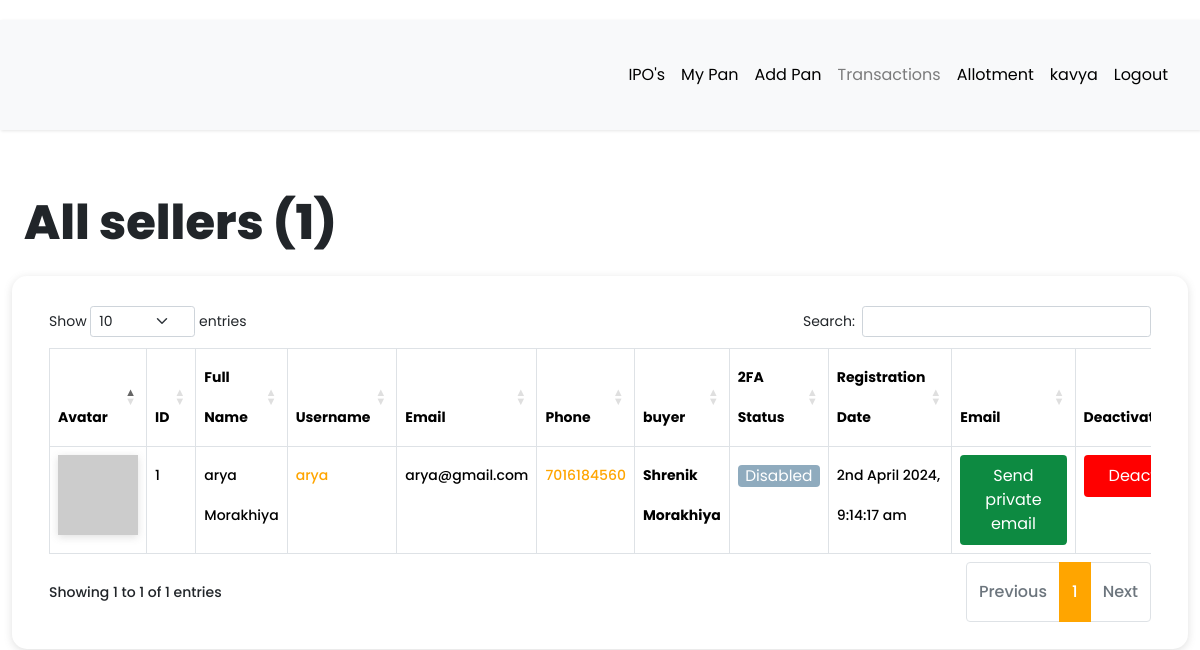
Screenshot of /dashboard/all-sellers (signed in) with the database file from the repository.
### app/models.py (models this page shows, shortened)
class User(db.Model, UserMixin):
    __tablename__ = "user"
    id = db.Column(db.Integer, primary_key=True)
    first_name = db.Column(db.String(64), index=True, default="First Name", nullable=False)
    last_name = db.Column(db.String(64), index=True, default="Last Name", nullable=False)
    username = db.Column(db.String(64), index=True, unique=True, nullable=False)
    email = db.Column(db.String(128), index=True, unique=True, nullable=False)
    password_hash = db.Column(db.String(128))
    confirm_password = db.Column(db.String(128))
    phone_number = db.Column(db.String(20), default="7016184560", nullable=False)
    verification_phone = db.Column(db.String(20))
    active = db.Column(db.Boolean, nullable=False, default=True)
    delete_account = db.Column(db.Boolean, default=False)
    registered_at = db.Column(db.DateTime, default=datetime.utcnow, nullable=False)
    emails = db.relationship("Email", backref="author", lazy="dynamic")
    type = db.Column(db.String(64))
    __mapper_args__ = {"polymorphic_identity": "user", "polymorphic_on": "type"}
    def two_factor_enabled(self):
        return self.verification_phone is not None
    @property
    def is_active(self):
        return self.active
    def avatar(self, size):
        digest = md5(self.email.lower().encode("utf-8")).hexdigest()
        return f"https://www.gravatar.com/avatar/{digest}?d=identicon&s={size}"

class Seller(User):
    __tablename__ = "seller"
    id = db.Column(
        db.Integer,
        db.ForeignKey("user.id", ondelete="CASCADE", name="fk_seller_user_id"),  # Explicit FK name
        primary_key=True
    )
    current_residence = db.Column(db.String(64), default="Ahmedabad, Gujarat")
    buyer_id = db.Column(db.Integer, db.ForeignKey("buyer.id", ondelete="CASCADE"))
    buyer = db.relationship(
        "Buyer", backref="buyer", foreign_keys=[buyer_id], passive_deletes=True
    )
    __mapper_args__ = {"polymorphic_identity": "seller", "polymorphic_load": "inline"}

### app/routes.py (the view, shortened to what this page needs)
@app.route("/dashboard/all-sellers")
@login_required
def all_sellers():
    if current_user.type == "admin":
        sellers = Seller.query.all()
        all_registered_sellers = len(sellers)
        return render_template(
            "seller/all_sellers.html",
            title="All sellers",
            sellers=sellers,
            all_registered_sellers=all_registered_sellers,
        )
    else:
        return flash_message()

### app/models.py (called while the page is built)
@login.user_loader
def load_user(id):
    return User.query.get(int(id))

### app/templates/seller/all_sellers.html (shortened to what this page needs)
{% extends 'base.html' %}
{% block current_user_content %}
    <div class="container-fluid content">
        <div class="row">
            <div class="col-md-12">
                <h1 class="mt-4 mb-4">{{ title }} ({{ all_registered_sellers }})</h1>
            </div>
        </div>
        <div class="row users">
            <div class="col-md-12">
                <div class="table-responsive">
                    <table id="data" class="table table-hover table-bordered">
                        <thead>
                            <tr>
                                <th>Avatar</th>
                                <th>ID</th>
                                <th>Full Name</th>
                                <th>Username</th>
                                <th>Email</th>
                                <th>Phone</th>
                                <th>buyer</th>
                                <th>2FA Status</th>
                                <th>Registration Date</th>
                                <th>Email</th>
                                {% if current_user.type == 'admin' %}
                                    <th>Deactivate</th>
                                {% endif %}
                            </tr>
                        </thead>
                        <tbody>
                            {% for seller in sellers %}
                                <tr>
                                    <td><img src="{{ seller.avatar(25) }}"></td>
                                    <td>{{ loop.index }}</td>
                                    <td>{{ seller.first_name }} {{ seller.last_name }}</td>
                                    <td> <a href="{{ url_for('all_transaction',seller_id = seller.id) }}">{{ seller.username }}</a></td>
                                    <td>{{ seller.email }}</td>
                                    <td><a href="https://wa.me/{{ seller.phone_number | replace('+', '') }}?text=Hello%20From%20somaSOMA" target="_blank">{{ seller.phone_number }}</a></td>
                                    <td><strong>{{ seller.buyer.first_name }} {{ seller.buyer.last_name }}</strong></td>
                                    {% if seller.two_factor_enabled() %}
                                        <td><span class="label label-info"> Enabled </span></td>
                                    {% else %}
                                        <td><span class="label label-info"> Disabled </span></td>
                                    {% endif %}
                                    <td>{{ moment(seller.registered_at).format('Do MMMM YYYY, h:mm:ss a') }}</td>
                                    <td>
                                        {% if seller.email == current_user.email %}
                                            <a
                                                href=" {{ url_for('compose_direct_email_to_seller', email=seller.email) }} "
                                                class="btn link_disabled"
                                                style="background-color: #0d8a41; color: white;">
                                                Send Private Email
                                            </a>
                                        {% else %}
                                            <a
                                                href=" {{ url_for('compose_direct_email_to_seller', email=seller.email) }} "
                                                class="btn"
                                                style="background-color: #0d8a41; color: white;">
                                                    Send private email
                                            </a>
                                        {% endif %}
                                    </td>
                                    {% if current_user.type == 'admin' %}
                                        <td>
                                            {% if seller.active == True %}
                                                {% if current_user.username == seller.username %}
                                                    <button style="background-color: red; color: white;" class="btn" data-bs-toggle="modal" data-bs-target="#adminModalCenter">
                                                        Deactivate
                                                    </button>
                                                    <div class="modal fade" id="sellerModalCenter" tabindex="-1" role="dialog" aria-labelledby="sellerModalCenterTitle" aria-hidden="true">
                                                        <div class="modal-dialog modal-dialog-centered" role="document">
                                                            <div class="modal-content">
                                                                <div class="modal-header">
                                                                <h3 class="modal-title" id="sellerModalLongTitle">Are You Sure?</h3>
                                                                <button type="button" class="close" data-bs-dismiss="modal" aria-label="Close">
                                                                    <span aria-hidden="true">&times;</span>
                                                                </button>
                                                                </div>
                                                                <div class="modal-body">
                                                                <p>
                                                                    This action is not permanent. It can be reversed. <br><br>
                                                                    <a
                                                                        href=" {{ url_for('deactivate_seller', username=seller.username) }} "
                                                                        class="btn link_disabled"
                                                                        style="background-color: red; color: white;">
                                                                            Deactivate seller
                                                                    </a>
                                                                </p>
                                                                </div>
                                                                <div class="modal-footer">
                                                                <button type="button" class="btn btn-secondary" data-bs-dismiss="modal">Close</button>
                                                                </div>
                                                            </div>
                                                        </div>
                                                    </div>
                                                {% else %}
                                                    <button style="background-color: red; color: white;" class="btn" data-bs-toggle="modal" data-bs-target="#seller2ModalCenter">
                                                        Deactivate
                                                    </button>
                                                {% endif %}
                                            {% endif %}
                                        </td>
                                    {% endif %}
                                </tr>
                            {% endfor %}
                        </tbody>
                    </table>
                </div>
            </div>
        </div>
    </div>
{% endblock %}

### app/templates/base.html (shortened to what this page needs)
<!DOCTYPE html>
<html lang="eng">
<head>
  <link rel="stylesheet" href="https://cdnjs.cloudflare.com/ajax/libs/intl-tel-input/16.0.4/css/intlTelInput.css">
  <link rel="stylesheet" type="text/css" href="https://cdn.datatables.net/1.10.25/css/dataTables.bootstrap5.css">
  <link rel="stylesheet" href="../static/css/navbar.css">
  {% if current_user.is_authenticated %}
  <link rel="stylesheet" type="text/css" href="{{ url_for('static', filename='css/custom_current_user.css') }}"
    alt="52 Not available at this momoent">
  <link href="https://cdn.jsdelivr.net/npm/bootstrap@5.3.3/dist/css/bootstrap.min.css" rel="stylesheet"
>
  <link rel="stylesheet" href="../static/css/main.css">
  <link rel="stylesheet"
    href="https://cdnjs.cloudflare.com/ajax/libs/malihu-custom-scrollbar-plugin/3.1.5/jquery.mCustomScrollbar.min.css">
  {% endif %}
</head>
<body>
    {% if current_user.is_authenticated %}
    {% if current_user.is_active %}
    <div class="wrapper">
      <div id="content">
        <nav class="navbar navbar-expand-lg navbar-light bg-light">
          <div class="container-fluid">
            <div class="collapse navbar-collapse" id="navbarSupportedContent">
              <ul class="nav navbar-nav ms-auto">
                <li class="nav-item">
                  <a class="nav-link {{ 'link_disabled' if request.endpoint == 'view_product' else '' }}"
                    href="{{ url_for('view_product') }}" alt="459 Not available at this moment">IPO's</a>
                </li>
                <li class="nav-item">
                  <a class="nav-link {{ 'link_disabled' if request.endpoint == 'all_pan' else '' }}"
                    href="{{ url_for('all_pan') }}" alt="459 Not available at this moment">My Pan</a>
                </li>
                <li class="nav-item">
                  <a class="nav-link {{ 'link_disabled' if request.endpoint == 'add_pan' else '' }}"
                    href="{{ url_for('add_pan') }}" alt="459 Not available at this moment">Add Pan</a>
                </li>
                {% if current_user.type == "admin" or current_user.type == "buyer" %}
                <li class="nav-item">
                  <a class="nav-link {{ 'link_disabled' if request.endpoint == 'all_sellers' else '' }}"
                    href="{{ url_for('all_sellers') }}" alt="459 Not available at this moment">Transactions</a>
                </li>
                {% else %}
                <li class="nav-item">
                  <a class="nav-link {{ 'link_disabled' if request.endpoint == 'all_transaction' else '' }}"
                    href="{{ url_for('all_transaction') }}" alt="459 Not available at this moment">Transactions</a>
                </li>
                {% endif %}
                <li class="nav-item">
                  <a class="nav-link {{ 'link_disabled' if request.endpoint == 'checking_allotment' else '' }}"
                    href="{{ url_for('checking_allotment') }}" alt="459 Not available at this moment">Allotment</a>
                </li>
                <li class="nav-item ">
                  <a class="nav-link {{ 'link_disabled' if request.endpoint == 'dashboard' else '' }}"
                    href="{{ url_for('dashboard') }}" alt="459 Not available at this moment">{{ current_user.username
                    }}</a>
                </li>
                <li class="nav-item">
                  <a class="nav-link {{ 'link_disabled' if request.endpoint == 'logout' else '' }}"
                    href="{{ url_for('logout') }}" alt="459 Not available at this moment">Logout</a>
                </li>
              </ul>
            </div>
          </div>
        </nav>
        {% block current_user_content %}
        {% endblock %}
      </div>
    </div>
    {% endif %}
    {% endif %}
</body>
</html>

### app/static/css/navbar.css (style rules this page uses)
:root { --default-primary: #90f188; --default-secondary: #0f1d07; --container-gutter: clamp(2.5rem, 2.6455026455vw, 3.325rem); --theme-primary: var(--default-primary); --theme-secondary: var(--default-secondary); }

### app/static/css/custom_current_user.css (style rules this page uses)
body { font-family: 'Poppins', sans-serif; background: #fafafa; }
a, a:hover, a:focus { color: inherit; text-decoration: none; transition: all 0.3s; }
.navbar { padding: 15px 10px; background: #fff; border: none; border-radius: 0; margin-bottom: 40px; box-shadow: 1px 1px 3px #0000001a; }
.wrapper { display: flex; width: 100%; }
#content { width: calc(100%); padding-top: 20px; padding-bottom: 20px; min-height: 100vh; transition: all 0.3s; position: absolute; top: 0; right: 0; }
.users { margin-bottom: 25px; padding: 25px; border-radius: 15px; box-shadow: #63636333 0px 2px 8px 0px; }
.link_disabled { pointer-events: none; color: currentColor; cursor: not-allowed; opacity: 0.5; text-decoration: none; }
.btn { display: inline-block; font-weight: 400; line-height: 0.5; color: #575555; text-align: center; text-decoration: none; vertical-align: middle; cursor: pointer; -webkit-user-select: none; -moz-user-select: none; -ms-user-select: none; user-select: none; background-color: #c2c2c2; border: 1px solid transparent; padding: 0.8rem 0.8rem; font-size: 1.1em; border-radius: 0.25rem; transition: color 0.15s ease-in-out, background-color 0.15s ease-in-out, border-color 0.15s ease-in-out, box-shadow 0.15s ease-in-out; }
.label { display: inline-block; font-weight: 400; line-height: 0.5; text-align: center; text-decoration: none; vertical-align: middle; cursor: pointer; -webkit-user-select: none; -moz-user-select: none; -ms-user-select: none; user-select: none; background-color: #e2e2e2; border: 1px solid transparent; padding: 0.4rem 0.4rem; font-size: 1.1em; border-radius: 0.25rem; transition: color 0.15s ease-in-out, background-color 0.15s ease-in-out, border-color 0.15s ease-in-out, box-shadow 0.15s ease-in-out; }
.label-info { background-color: #8fabbe; }
.label-info, .label-success, .label-warning, .label-danger, .label-info:hover, .label-success:hover, .label-warning:hover, .label-danger:hover { color: white; }
img { box-shadow: #63636333 0px 2px 8px 0px; }

### rows the page displays
User: username "kavya"
Seller: first_name "arya", last_name "Morakhiya", username "arya", email "arya@gmail.com", phone_number "7016184560", buyer.first_name "Shrenik", buyer.last_name "Morakhiya"
User: registered_at "2nd April 2024, 9:14:17 am"

### other values shown
{{ title }} "All sellers"
{{ all_registered_sellers }} "1"
